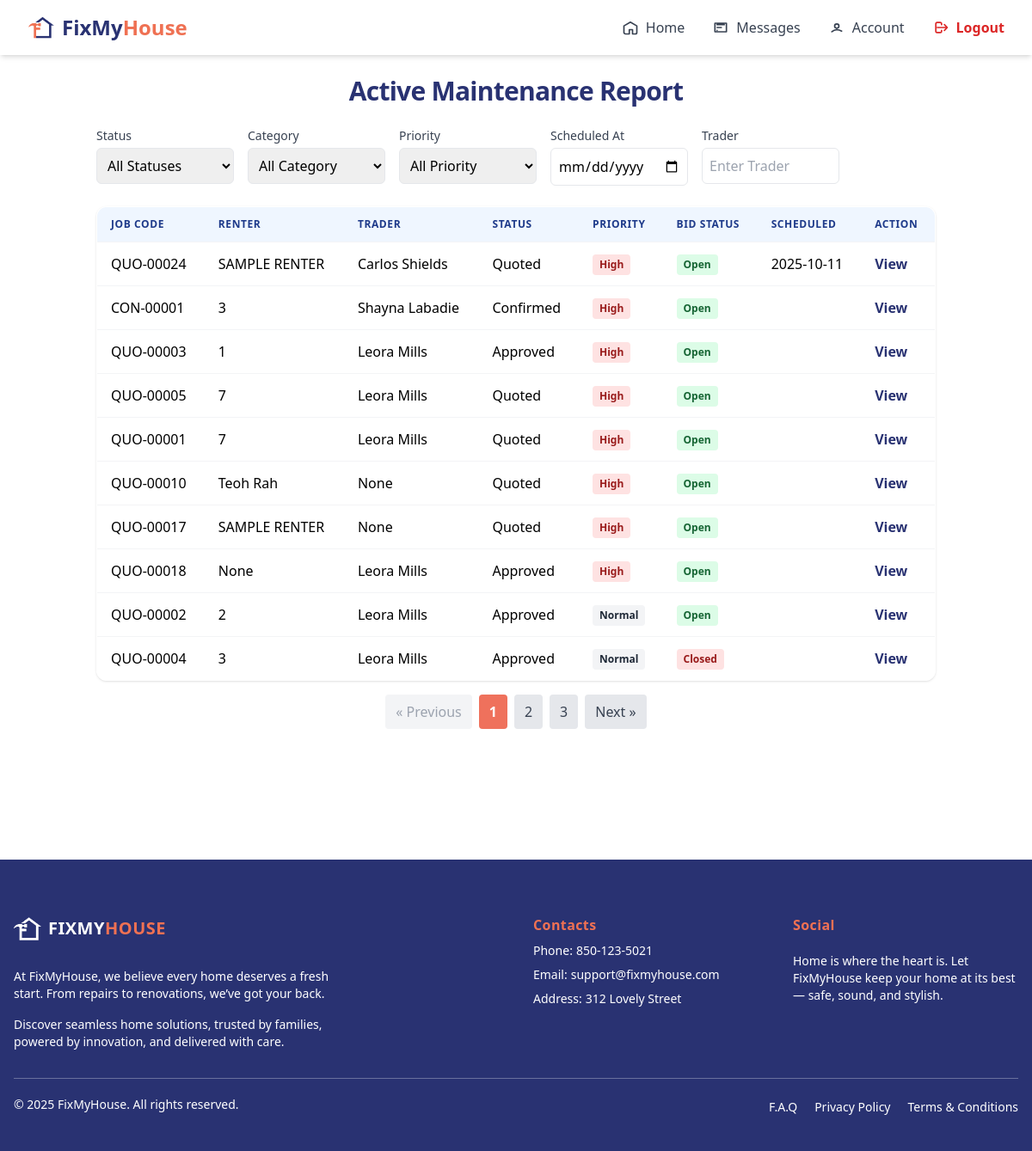
The page /agent/active-jobs/ (signed in) on the database its author committed.
### trader/models/jobs.py (models this page shows, shortened)
class Jobs(models.Model):
    agent = models.ForeignKey(AgentRegister, on_delete=models.CASCADE, related_name='jobs_agent')
    trader = models.ForeignKey(TraderRegistration, on_delete=models.SET_NULL, null=True, blank=True, related_name='jobs_trader')
    property = models.ForeignKey(Property, on_delete=models.SET_NULL, null=True, blank=True, related_name='jobs_property')
    STATUS_CHOICES = [
        ('quoted', 'Quoted'),
        ('confirmed', 'Confirmed'),
        ('approved', 'Approved'),
        ('scheduled', 'Scheduled'),
    ]
    address = models.TextField(blank=True, null=True)
    category = models.ForeignKey(Services, on_delete=models.SET_NULL, null=True, blank=True, related_name='category_services')
    renter = models.CharField(max_length=100, null=True, blank=True)
    priority = models.BooleanField(default=False)  # True = High Priority
    job_code = models.CharField(max_length=20, unique=True)
    notes = models.TextField()
    status = models.CharField(max_length=20, choices=STATUS_CHOICES, default='quoted')
    bid_status = models.CharField(max_length=20, choices=[('open', 'Open'), ('closed', 'Closed')], default='open')
    bid_count = models.IntegerField(default=0)
    quoted_at = models.DateField(default=timezone.now)
    confirmed_at = models.DateField(null=True, blank=True)
    approved_at = models.DateField(null=True, blank=True)
    scheduled_at = models.DateField(null=True, blank=True)
    is_active = models.BooleanField(null=True, blank=True, default=True)
    start_date = models.DateField(null=True, blank=True)
    end_date = models.DateField(null=True, blank=True)
    issue_found_at = models.DateField(null=True, blank=True)
    renter_availability = models.DateField(null=True, blank=True)
    issue_been_fixed_before = models.BooleanField(default=False)

### trader/models/registerTrader.py (models this page shows, shortened)
class TraderRegistration(models.Model):
    user = models.OneToOneField(User, on_delete=models.CASCADE, null=True, blank=True)
    name = models.CharField(max_length=255)
    email = models.EmailField()
    phone = models.CharField(max_length=50)
    password = models.CharField(max_length=255, null=True, blank=True)
    isAdmin = models.BooleanField(default=False)
    isDirector = models.BooleanField(default=True)
    isTeamMember = models.BooleanField(default=False)
    COMPANY_TYPE_CHOICES = [
        ('sole_trader', 'Sole Trader'),
        ('company', 'Company'),
    ]
    INDUSTRIES_CHOICES = [
        ('air_conditioning', 'Air Conditioning'),
        ('cleaning', 'Cleaning'),
        ('electrical', 'Electrical'),
        ('gardening', 'Gardening'),
        ('general_maintenance', 'General Maintenance'),
        ('glazing', 'Glazing'),
        ('pest_control', 'Pest Control'),
        ('plumbing_gas', 'Plumbing / Gas'),
        ('tree_cutting', 'Tree Cutting'),
        ('steel_works', 'Steel Works'),
        ('safety', 'Safety'),
    ]
    company_type = models.CharField(max_length=100, choices=COMPANY_TYPE_CHOICES, default='company')
    company_name = models.CharField(max_length=255, blank=True, null=True)
    company_address = models.CharField(max_length=255, blank=True, null=True)
    company_email = models.EmailField(blank=True, null=True)
    company_landline = models.CharField(max_length=50, blank=True, null=True)
    gst_registered = models.BooleanField(default=False)
    abn = models.CharField(max_length=20, blank=True, null=True)
    industry = models.CharField(max_length=100, choices=INDUSTRIES_CHOICES, blank=True, null=True)
    state = models.CharField(max_length=100, blank=True)
    municipality = models.CharField(max_length=100, blank=True)
    city = models.CharField(max_length=100, blank=True)
    address_line_1 = models.CharField(max_length=255, blank=True, null=True)
    address_line_2 = models.CharField(max_length=255, blank=True, null=True)
    postal_code = models.CharField(max_length=20, blank=True)
    def __str__(self):
        return self.name

### agent/views/jobRequestList.py (the view, shortened to what this page needs)
# urls.py: path('active-jobs/', ActiveJobsListView.as_view(), name='active_jobs_list'),
@method_decorator([login_required, agent_required], name='dispatch')
class ActiveJobsListView(ListView):
    model = Jobs
    template_name = 'components/home/active_jobs_list.html'
    context_object_name = 'jobs'
    paginate_by = 10  # Adjust as needed
    def get(self, request, *args, **kwargs):
        try:
            self.object_list = self.get_queryset()
            context = self.get_context_data()
            return self.render_to_response(context)
        except self.paginator.InvalidPage:
            params = request.GET.copy()
            params['page'] = '1'
            return HttpResponseRedirect(f"{reverse('active_jobs_list')}?{params.urlencode()}")
    def get_queryset(self):
        queryset = super().get_queryset()
        queryset = queryset.filter(is_active=True)
        status = self.request.POST.get('status') if self.request.method == 'POST' else self.request.GET.get('status')
        category = self.request.POST.get('category') if self.request.method == 'POST' else self.request.GET.get('category')
        priority = self.request.POST.get('priority') if self.request.method == 'POST' else self.request.GET.get('priority')
        trader = self.request.POST.get('trader') if self.request.method == 'POST' else self.request.GET.get('trader')
        scheduled_at = self.request.POST.get('scheduled_at') if self.request.method == 'POST' else self.request.GET.get('scheduled_at')
        if status:
            queryset = queryset.filter(status=status)
        if category:
            queryset = queryset.filter(category=category)
        if trader:
            queryset = queryset.filter(trader__name__icontains=trader)
        if scheduled_at:
            queryset = queryset.filter(scheduled_at=scheduled_at)
        if priority == 'true':
            queryset = queryset.filter(priority=True)
        elif priority == 'false':
            queryset = queryset.filter(priority=False)
        return queryset.order_by('-priority', '-scheduled_at', '-approved_at', '-confirmed_at')
    def get_context_data(self, **kwargs):
        context = super().get_context_data(**kwargs)
        category = self.request.POST.get('category', '')
        if self.request.method == 'POST':
            context['filter_status'] = self.request.POST.get('status', '')
            context['filter_category'] = int(category) if category and category.isdigit() else ''
            context['filter_priority'] = self.request.POST.get('priority', '')
            context['filter_trader'] = self.request.POST.get('trader', '')
            context['filter_scheduled_at'] = self.request.POST.get('scheduled_at', '')
        else:
            context['filter_status'] = self.request.GET.get('status', '')
            context['filter_category'] = self.request.GET.get('category', '')
            context['filter_priority'] = self.request.GET.get('priority', '')
            context['filter_trader'] = self.request.GET.get('trader', '')
            context['filter_scheduled_at'] = self.request.GET.get('scheduled_at', '')
        context['status_options'] = dict(self.model._meta.get_field('status').choices)
        context['category_options'] = {
            service.id: service.description
            for service in Services.objects.all()
        }
        for key, label in context['category_options'].items():
            if str(key) == context['filter_category']:
                print(key, label, 'SELECTED')
        return context

### agent/templates/components/home/active_jobs_list.html (shortened to what this page needs)
{% extends "baseAgent.html" %}
{% block content %}
{% include 'components/home/navigatorBaseAgent.html' %}
<main class="max-w-5xl mx-auto p-4 sm:p-6 mb-[8rem] flex-1 w-full">
  <h2 class="text-2xl sm:text-3xl font-bold text-[#293272] mb-6 text-center tracking-tight">Active Maintenance Report</h2>
  <form method="GET" class="mb-6">
    <div class="flex flex-col md:flex-row gap-4">
      <div>
        <label for="status" class="block text-sm font-medium text-gray-700">Status</label>
        <select name="status" id="status" class="mt-1 p-2 border rounded-md w-full md:w-40" onchange="this.form.submit()">
          <option value="">All Statuses</option>
        </select>
      </div>
      <div>
        <label for="category" class="block text-sm font-medium text-gray-700">Category</label>
        <select name="category" id="category" class="mt-1 p-2 border rounded-md w-full md:w-40" onchange="this.form.submit()">
          <option value="">All Category</option>
        </select>
      </div>
      <div>
        <label for="priority" class="block text-sm font-medium text-gray-700">Priority</label>
        <select name="priority" id="priority" class="mt-1 p-2 border rounded-md w-full md:w-40" onchange="this.form.submit()">
          <option value="">All Priority</option>
        </select>
      </div>
      <div>
        <label for="priority" class="block text-sm font-medium text-gray-700">Scheduled At</label>
        <input type="date" name="scheduled_at" id="scheduled_at" class="mt-1 p-2 border rounded-md w-full md:w-40" value="{{ filter_scheduled_at }}" onchange="this.form.submit()">
      </div>
      <div>
        <label for="trader" class="block text-sm font-medium text-gray-700">Trader</label>
        <input type="text" name="trader" id="trader" value="{{ filter_trader }}"
          class="mt-1 p-2 border rounded-md w-full md:w-40"
          placeholder="Enter Trader"
          onchange="this.form.submit()">
      </div>
    </div>
  </form>
  <div class="space-y-4"
    x-data="{
      open: false, job: {},
      jobBids: [],
      GetBiddings(job) {
        this.open = true;
        this.job = {
          id: job.id,
          job_code: job.job_code,
          renter: job.renter,
          trader: job.trader,
          status: job.status,
          priority: job.priority,
          bid_status: job.bid_status,
          scheduled_at: job.scheduled_at,
        };
        fetch(`{% url 'get_bidding' 0 %}`.replace('0', job.id), { method: 'GET' })
          .then(res => res.json())
          .then(data => {
            if (data.success) {
              this.jobBids = data.bids || [];
            } else {
              alert('Error: ' + (data.error || 'Failed to fetch bidding.'));
            }
          })
          .catch(err => {
            alert('Something went wrong while fetching bidding data.');
          })
      }
    }"
    x-cloak
  >
    <div class="hidden sm:block overflow-x-auto rounded-xl shadow">
      <table class="min-w-full bg-white border border-gray-200 rounded-xl overflow-hidden">
        <thead class="bg-blue-50">
          <tr>
            <th class="px-4 py-3 text-left text-xs font-semibold text-blue-900 uppercase tracking-wider font-bold">Job Code</th>
            <th class="px-4 py-3 text-left text-xs font-semibold text-blue-900 uppercase tracking-wider font-bold">Renter</th>
            <th class="px-4 py-3 text-left text-xs font-semibold text-blue-900 uppercase tracking-wider font-bold">Trader</th>
            <th class="px-4 py-3 text-left text-xs font-semibold text-blue-900 uppercase tracking-wider font-bold">Status</th>
            <th class="px-4 py-3 text-left text-xs font-semibold text-blue-900 uppercase tracking-wider font-bold">Priority</th>
            <th class="px-4 py-3 text-left text-xs font-semibold text-blue-900 uppercase tracking-wider font-bold">Bid Status</th>
            <th class="px-4 py-3 text-left text-xs font-semibold text-blue-900 uppercase tracking-wider font-bold">Scheduled</th>
            <th class="px-4 py-3 text-left text-xs font-semibold text-blue-900 uppercase tracking-wider font-bold">Action</th>
          </tr>
        </thead>
        <tbody>
          {% for job in jobs %}
            <tr class="border-t border-gray-100 hover:bg-blue-50 transition">
              <td class="px-4 py-3 whitespace-nowrap">{{ job.job_code }}</td>
              <td class="px-4 py-3 whitespace-nowrap">{{ job.renter }}</td>
              <td class="px-4 py-3 whitespace-nowrap">{{ job.trader }}</td>
              <td class="px-4 py-3 whitespace-nowrap">{{ job.get_status_display }}</td>
              <td class="px-4 py-3 whitespace-nowrap">
                {% if job.priority %}
                  <span class="inline-block px-2 py-1 text-xs font-semibold rounded bg-red-100 text-red-800">High</span>
                {% else %}
                  <span class="inline-block px-2 py-1 text-xs font-semibold rounded bg-gray-100 text-gray-800">Normal</span>
                {% endif %}
              </td>
              <td class="px-4 py-3 whitespace-nowrap">
                {% if job.bid_status == 'open' %}
                  <span class="inline-block px-2 py-1 text-xs font-semibold rounded bg-green-100 text-green-800">Open</span>
                {% else %}
                  <span class="inline-block px-2 py-1 text-xs font-semibold rounded bg-red-100 text-red-800">Closed</span>
                {% endif %}
              </td>
              <td class="px-4 py-3 whitespace-nowrap">{{ job.scheduled_at|date:"Y-m-d" }}</td>
              <td class="px-4 py-3 whitespace-nowrap">
                <button
                  class="text-[#293272] font-semibold hover:underline"
                  @click='GetBiddings({
                    id: "{{ job.id }}",
                    job_code: "{{ job.job_code }}",
                    renter: "{{ job.renter }}",
                    trader: "{{ job.trader }}",
                    status: "{{ job.get_status_display }}",
                    priority: "{{ job.priority|yesno:"High,Normal" }}",
                    bid_status: "{{ job.bid_status }}",
                    scheduled_at: "{{ job.scheduled_at|date:"Y-m-d" }}"
                  })'
                >
                  View
                </button>
              </td>
            </tr>
          {% empty %}
          <tr>
            <td colspan="8" class="text-center py-4">No active jobs found.</td>
          </tr>
          {% endfor %}
        </tbody>
      </table>
    </div>
    {% if page_obj.has_other_pages %}
      <div class="pagination flex justify-center items-center mt-6 space-x-2">
        {% if page_obj.has_previous %}
        <a href="{% url 'active_jobs_list' %}?page={{ page_obj.previous_page_number }}{% if filter_status %}&status={{ filter_status }}{% endif %}{% if filter_category %}&category={{ filter_category }}{% endif %}{% if filter_priority %}&priority={{ filter_priority }}{% endif %}{% if filter_trader %}&trader={{ filter_trader|urlencode }}{% endif %}{% if filter_scheduled_at %}&scheduled_at={{ filter_scheduled_at }}{% endif %}"
          class="px-3 py-2 bg-gray-200 text-gray-700 rounded hover:bg-gray-300 transition"
          onclick="saveScrollPosition()">
          &laquo; Previous
        </a>
        {% else %}
        <span class="px-3 py-2 bg-gray-100 text-gray-400 rounded cursor-not-allowed">
          &laquo; Previous
        </span>
        {% endif %}
        {% for num in page_obj.paginator.page_range %}
          {% if page_obj.number == num %}
            <span class="px-3 py-2 bg-[#EF715C] text-white rounded font-semibold">
              {{ num }}
            </span>
            {% else %}
            <a href="{% url 'active_jobs_list' %}?page={{ num }}"
              class="px-3 py-2 bg-gray-200 text-gray-700 rounded hover:bg-gray-300 transition"
              onclick="saveScrollPosition()">
              {{ num }}
            </a>
          {% endif %}
        {% endfor %}
        {% if page_obj.has_next %}
        <a href="{% url 'active_jobs_list' %}?page={{ page_obj.next_page_number }}"
          class="px-3 py-2 bg-gray-200 text-gray-700 rounded hover:bg-gray-300 transition"
          onclick="saveScrollPosition()">
          Next &raquo;
        </a>
        {% else %}
        <span class="px-3 py-2 bg-gray-100 text-gray-400 rounded cursor-not-allowed">
          Next &raquo;
        </span>
        {% endif %}
      </div>
    {% endif %}
  </div>
</main>
{% include 'components/footerAgent.html' %}
{% endblock %}

### rows shown on the page
Jobs: job_code "QUO-00024", renter "SAMPLE RENTER", trader "Carlos Shields", status "Quoted", priority "High", bid_status "Open", scheduled_at "2025-10-11"
Jobs: job_code "CON-00001", renter "3", trader "Shayna Labadie", status "Confirmed", priority "High", bid_status "Open"
Jobs: job_code "QUO-00003", renter "1", trader "Leora Mills", status "Approved", priority "High", bid_status "Open"
Jobs: job_code "QUO-00005", renter "7", trader "Leora Mills", status "Quoted", priority "High", bid_status "Open"
Jobs: job_code "QUO-00001", renter "7", trader "Leora Mills", status "Quoted", priority "High", bid_status "Open"
Jobs: job_code "QUO-00010", renter "Teoh Rah", trader "None", status "Quoted", priority "High", bid_status "Open"
Jobs: job_code "QUO-00017", renter "SAMPLE RENTER", trader "None", status "Quoted", priority "High", bid_status "Open"
Jobs: job_code "QUO-00018", renter "None", trader "Leora Mills", status "Approved", priority "High", bid_status "Open"
Jobs: job_code "QUO-00002", renter "2", trader "Leora Mills", status "Approved", priority "Normal", bid_status "Open"
Jobs: job_code "QUO-00004", renter "3", trader "Leora Mills", status "Approved", priority "Normal", bid_status "Closed"

### other values the page prints
{{ num }} "1"
{{ num }} "2" "3"
